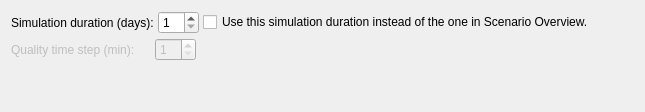
               <widget class="QWidget" name="tab_time_options">
                <attribute name="title">
                 <string>Time Parameters</string>
                </attribute>
                <layout class="QGridLayout" name="gridLayout_12">
                 <item row="0" column="0">
                  <layout class="QVBoxLayout" name="verticalLayout_5">
                   <property name="spacing">
                    <number>4</number>
                   </property>
                   <item>
                    <layout class="QHBoxLayout" name="horizontalLayout_4">
                     <item>
                      <layout class="QGridLayout" name="gridLayout">
                       <item row="0" column="0">
                        <widget class="QLabel" name="label_sim_days">
                         <property name="enabled">
                          <bool>true</bool>
                         </property>
                         <property name="sizePolicy">
                          <sizepolicy hsizetype="Preferred" vsizetype="Preferred">
                           <horstretch>0</horstretch>
                           <verstretch>0</verstretch>
                          </sizepolicy>
                         </property>
                         <property name="text">
                          <string>Simulation duration (days):</string>
                         </property>
                        </widget>
                       </item>
                       <item row="0" column="1">
                        <widget class="QSpinBox" name="simulation_days">
                         <property name="enabled">
                          <bool>true</bool>
                         </property>
                         <property name="sizePolicy">
                          <sizepolicy hsizetype="Minimum" vsizetype="Maximum">
                           <horstretch>0</horstretch>
                           <verstretch>0</verstretch>
                          </sizepolicy>
                         </property>
                         <property name="minimum">
                          <number>1</number>
                         </property>
                         <property name="maximum">
                          <number>30</number>
                         </property>
                        </widget>
                       </item>
                      </layout>
                     </item>
                     <item>
                      <widget class="QCheckBox" name="override_time_checkbox">
                       <property name="text">
                        <string>Use this simulation duration instead of the one in Scenario Overview.</string>
                       </property>
                      </widget>
                     </item>
                     <item>
                      <spacer name="horizontalSpacer_9">
                       <property name="orientation">
                        <enum>Qt::Horizontal</enum>
                       </property>
                       <property name="sizeHint" stdset="0">
                        <size>
                         <width>40</width>
                         <height>20</height>
                        </size>
                       </property>
                      </spacer>
                     </item>
                    </layout>
                   </item>
                   <item>
                    <layout class="QHBoxLayout" name="horizontalLayout_6">
                     <item>
                      <widget class="QLabel" name="label_sim_days_2">
                       <property name="enabled">
                        <bool>false</bool>
                       </property>
                       <property name="sizePolicy">
                        <sizepolicy hsizetype="Preferred" vsizetype="Preferred">
                         <horstretch>0</horstretch>
                         <verstretch>0</verstretch>
                        </sizepolicy>
                       </property>
                       <property name="text">
                        <string>Quality time step (min):     </string>
                       </property>
                      </widget>
                     </item>
                     <item>
                      <widget class="QSpinBox" name="simulation_days_2">
                       <property name="enabled">
                        <bool>false</bool>
                       </property>
                       <property name="sizePolicy">
                        <sizepolicy hsizetype="Minimum" vsizetype="Maximum">
                         <horstretch>0</horstretch>
                         <verstretch>0</verstretch>
                        </sizepolicy>
                       </property>
                       <property name="minimum">
                        <number>1</number>
                       </property>
                       <property name="maximum">
                        <number>30</number>
                       </property>
                      </widget>
                     </item>
                     <item>
                      <spacer name="horizontalSpacer_11">
                       <property name="orientation">
                        <enum>Qt::Horizontal</enum>
                       </property>
                       <property name="sizeHint" stdset="0">
                        <size>
                         <width>40</width>
                         <height>20</height>
                        </size>
                       </property>
                      </spacer>
                     </item>
                    </layout>
                   </item>
                   <item>
                    <spacer name="verticalSpacer_6">
                     <property name="orientation">
                      <enum>Qt::Vertical</enum>
                     </property>
                     <property name="sizeHint" stdset="0">
                      <size>
                       <width>20</width>
                       <height>40</height>
                      </size>
                     </property>
                    </spacer>
                   </item>
                  </layout>
                 </item>
                </layout>
               </widget>
